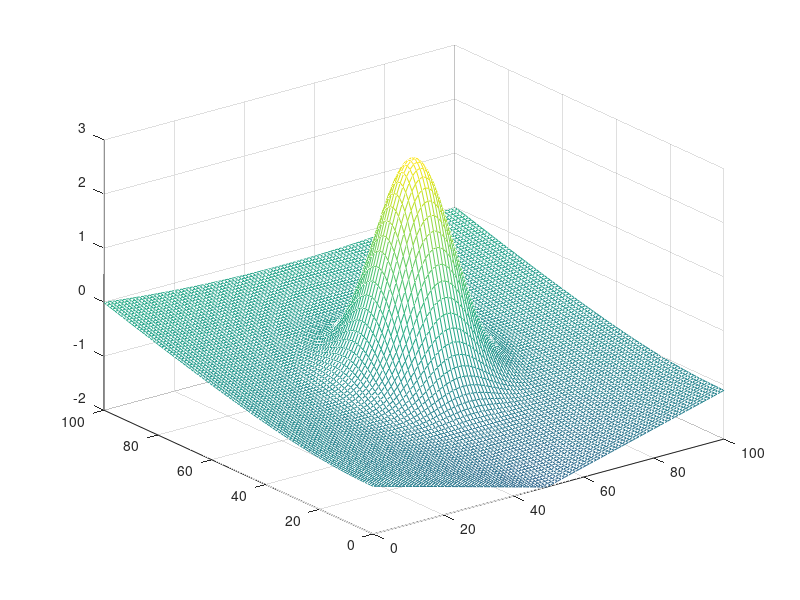
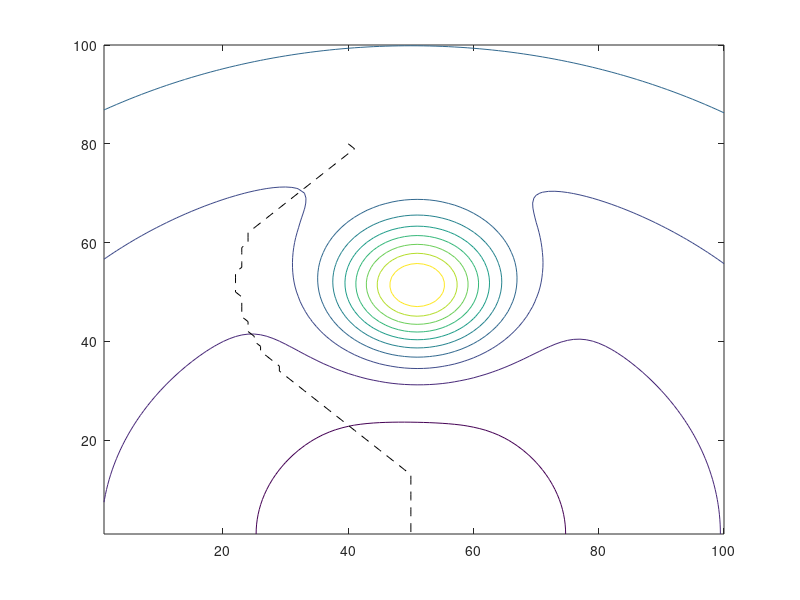

Write MATLAB code to recreate these figures, in order.
function escapeRoute = floorPotential
clear;
close all;

mapLengthX = 100; mapLengthY = 100;

exitPosition = [1, 50];
firePosition = [50,50];
initialPosition = [80,40];

potentialMap = zeros(mapLengthX,mapLengthY); % generate a 400 * 400 map

firePotential = getFirePotential(potentialMap, firePosition(1), firePosition(2), 80, 4);
exitPotential = getExitPotential(potentialMap, exitPosition(1), exitPosition(2), -2);


potentialMap = potentialMap + exitPotential + firePotential;

escapeRoute = getEscapeRoute(potentialMap, initialPosition(1), initialPosition(2));


    function firePotential = getFirePotential(map, positionX, positionY, variance, maxPotential)
        [lengthX, lengthY]=size(map);
        
        mean = [positionX positionY];
        Sigma = eye(2) * variance;
        
        x = 0:lengthX-1; y = 0:lengthY-1;
        [X,Y] = meshgrid(x,y);
        firePotential = mvnpdf([X(:) Y(:)],mean,Sigma) ;
        firePotential = reshape(firePotential,length(y),length(x));
        
        %rescaling
        firePotential = firePotential * maxPotential / max(firePotential(:));
    end

    function exitPotential = getExitPotential(map, positionX, positionY, minPotential)
        [lengthX, lengthY]=size(map);
        
        exitPotential = zeros(lengthX, lengthY);
        
        for x = 1:lengthX
            for y = 1:lengthY
                exitPotential(x, y) = sqrt((x - positionX) ^ 2 + (y - positionY) ^ 2);
            end
        end
        
        exitPotential = exitPotential - max(exitPotential(:));
        exitPotential = exitPotential * minPotential / min(exitPotential(:));
    end

    function escapeRoute = getEscapeRoute(map, initialX, initialY)
        escapeRoute = [initialX, initialY];
        
        x = initialX;
        y = initialY;
        
        while (not((x == exitPosition(1)) && (y == exitPosition(2))))
            nextPosition = getNextPosition(map, x, y);
            escapeRoute = [escapeRoute;nextPosition];
            x = nextPosition(1);
            y = nextPosition(2);
        end
    end

    function nextPosition = getNextPosition(map, currentX, currentY)
        minPositionX = 0;
        minPositionY = 0; % arbitrary
        
        minPotential = 10000; % arbitrary
        
        for x = currentX - 1: currentX + 1
            for y = currentY - 1: currentY +1
                x
                y
                potential = map(x, y);
                if (potential < minPotential)
                    minPotential = potential;
                    minPositionX = x;
                    minPositionY = y;
                end
            end
        end
        
        nextPosition = [minPositionX, minPositionY];
    end



figure;
mesh(linspace(0,mapLengthX), linspace(0,mapLengthY),potentialMap);
caxis([min(potentialMap(:))-.5*range(potentialMap(:)),max(potentialMap(:))]);

figure
contour(potentialMap);
hold on
plot (escapeRoute(:,2),escapeRoute(:,1),'k--');
end